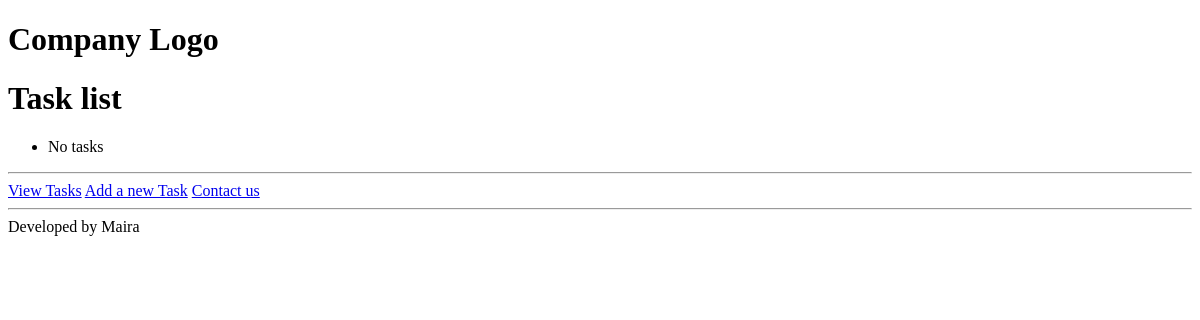
/tasks/, run on an earlier commit of the app's database.
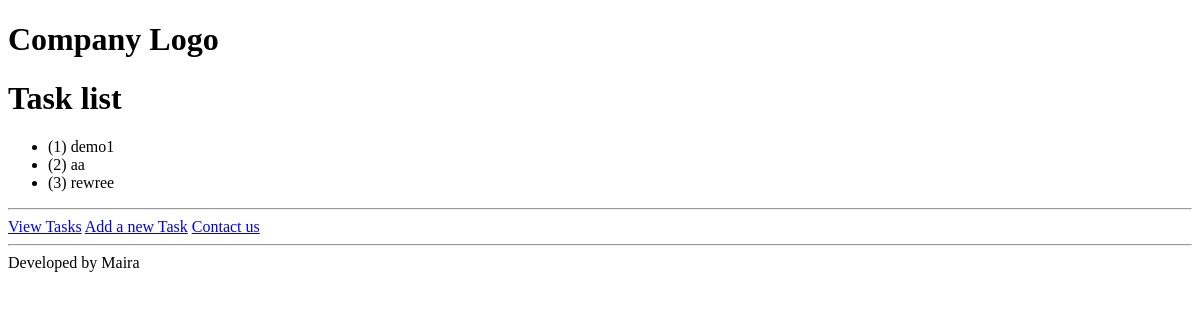
And on a later commit of the database.
### tasks/models.py (models this page shows)
class Task(models.Model):
    taskname = models.CharField(max_length=100)
    def __str__(self):
        return f"({self.id}) {self.taskname}"

### tasks/views.py (the view)
# urls.py: urlpatterns = [path("", views.index, name="index"),
def index(request):
    if "tasks" not in request.session:  # SESSIONS
        request.session["tasks"] = []
    return render(request, "tasks/index.html", {
        "tasks": Task.objects.all(),
        "devname": devname
    })

### tasks/templates/tasks/index.html
{% extends "tasks/layout.html" %}
{% block main %}
    <h1> Task list </h1>
   <ul>
        {% for task in tasks %}
         <li> {{ task }} </li>
         {% empty %}
         <li> No tasks</li>
        {% endfor %}
    </ul>
{% endblock %}

### tasks/templates/tasks/layout.html (shortened to what this page needs)
<!DOCTYPE html>
<html lang="en">
<head>
</head>
<body>
<h1> Company Logo</h1>
{% block main %}
{% endblock %}
<hr>
<a href="{% url 'tasks:index' %}">View Tasks</a>
<a href="{% url 'tasks:add' %}">Add a new Task</a>
<a href="{% url 'tasks:contactus' %}">Contact us</a>
<hr>
{% if devname %}
Developed by {{devname}}
{% endif %}
</body>
</html>

What changed in the data, as far as the page shows it:
added Task: id+taskname "(1) demo1"
added Task: id+taskname "(2) aa"
added Task: id+taskname "(3) rewree"
Also different on the page:
text no longer shown: "No tasks"
